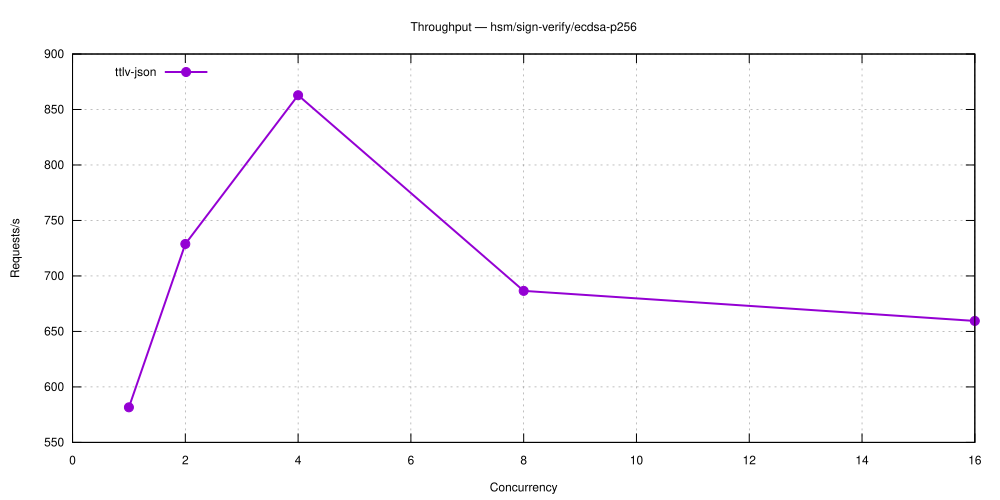

Write the gnuplot code that produced this figure.
set terminal svg size 1000,500 enhanced font 'Helvetica,12'
set output 'hsm_sign-verify_ecdsa-p256.svg'
set title 'Throughput — hsm/sign-verify/ecdsa-p256'
set grid
set xlabel 'Concurrency'
set ylabel 'Requests/s'
set key top left
plot 'hsm_sign-verify_ecdsa-p256-5.27.0-ttlv-json.dat' using 1:2 with linespoints lw 2 pt 7 title 'ttlv-json'
